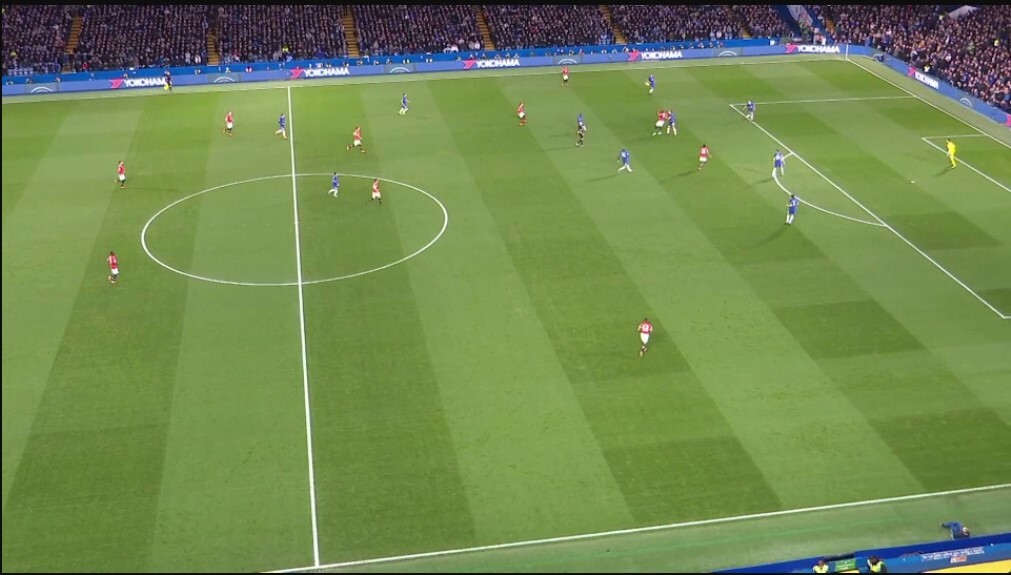
#> input picture test/FA CUP FIELD LINES IV.jpg, 1011 x 575 px
$ python court_detection.py
#> lines starting #> are read from the running program, lines starting #| are printed output that depends on the picture; after the words box and inside, x2 and y2 are one past the last pixel; in counts of white or black regions, pixels touching at a corner belong together

# import the necessary packages
import cv2
import numpy as np
import matplotlib.pyplot as plt

def show_image(msg, img):
    cv2.imshow(msg, img)
    while 1:
        k = cv2.waitKey(0)
        if k == 27:
            break
    cv2.destroyWindow(msg)

# read image from input arg
img = cv2.imread('FA CUP FIELD LINES IV.jpg')
#> img is the input picture: shape (575, 1011, 3); mean B, G, R 80.5, 136.8, 113.9

# convert to HSV image
hsv_img = cv2.cvtColor(img, cv2.COLOR_BGR2HSV)
#> hsv_img: shape (575, 1011, 3); mean H, S, V 54.1, 119.5, 141.4

# HARD CODED COURT COLOR :(
court_color = np.uint8([[[135,67,72]]])

hsv_court_color = cv2.cvtColor(court_color, cv2.COLOR_BGR2HSV)
hue = hsv_court_color[0][0][0]

# define range of blue color in HSV - Again HARD CODED! :(
lower_color = np.array([hue - 10,10,10])
upper_color = np.array([hue + 10,255,255])

# Threshold the HSV image to get only blue colors
mask = cv2.inRange(hsv_img, lower_color, upper_color)
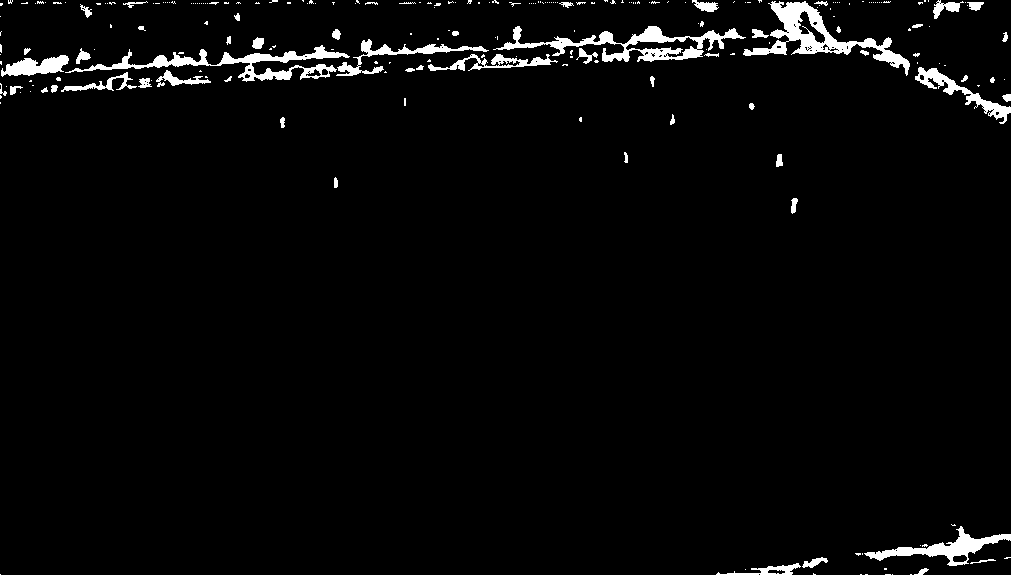
#> mask: shape (575, 1011); 3.1% white; 233 white regions (176 under 20 px), largest, box (x1, y1, x2, y2) and area: (743, 1, 910, 76) 2951, (493, 26, 746, 62) 2646, (65, 45, 350, 82) 2497

# Bitwise-AND mask and original image
res = cv2.bitwise_and(img,img, mask= mask)

# Show original image
plt.imshow(cv2.cvtColor(img, cv2.COLOR_BGR2RGB))
plt.title('Original Image')
plt.show()

# Show masked image
plt.imshow(mask, cmap='Greys')
plt.title('Mask')
# plt.savefig('output/mask.jpg')
plt.show()

gray = cv2.cvtColor(img,cv2.COLOR_BGR2GRAY)
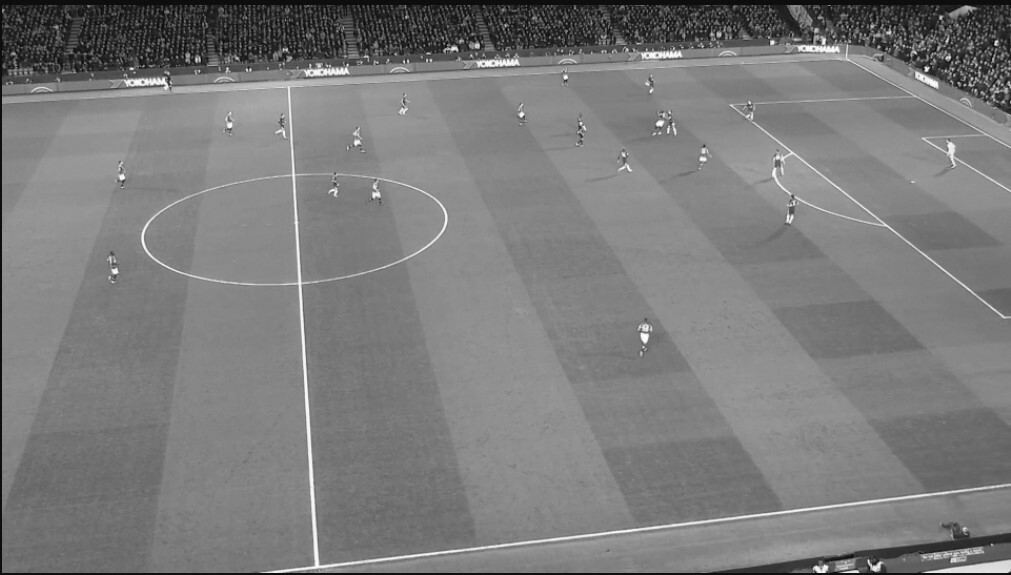
#> gray: shape (575, 1011); min 1, max 255, mean 123.6
plt.imshow(gray)
plt.title("Gray")
plt.show()

edges = cv2.Canny(gray, 50, 150, apertureSize = 3)
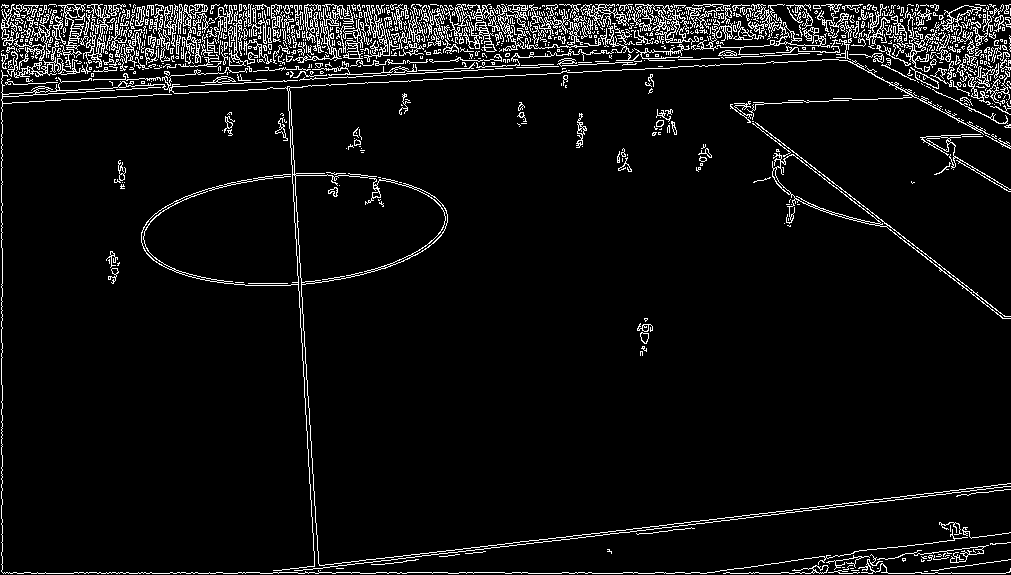
#> edges: shape (575, 1011); 6.2% white in thin lines or dots
plt.imshow(edges)
plt.title("Edges")
plt.show()

minLineLength = 100
maxLineGap = 5
lines = cv2.HoughLinesP(edges, 1, np.pi/180, 100, minLineLength, maxLineGap)
#> lines = 662 rows, first 6: [414, 73, 424, 73], [528, 573, 561, 573], [694, 5, 702, 5], [578, 572, 584, 572], [172, 86, 186, 86], [302, 86, 307, 86]
print(lines[0])
#| [[414  73 424  73]]
print(lines[1])
#| [[528 573 561 573]]
print(lines[2])
#| [[694   5 702   5]]
print(lines[3])
#| [[578 572 584 572]]

# Green color in BGR
LINE_COLOR = (255, 0, 0)

for x1, y1, x2, y2 in lines[0]:
    # cv2.line(image, start_point, end_point, color, thickness)
    cv2.line(img, (x1,y1), (x2,y2), LINE_COLOR, 55)
#> this loop made 1 pass
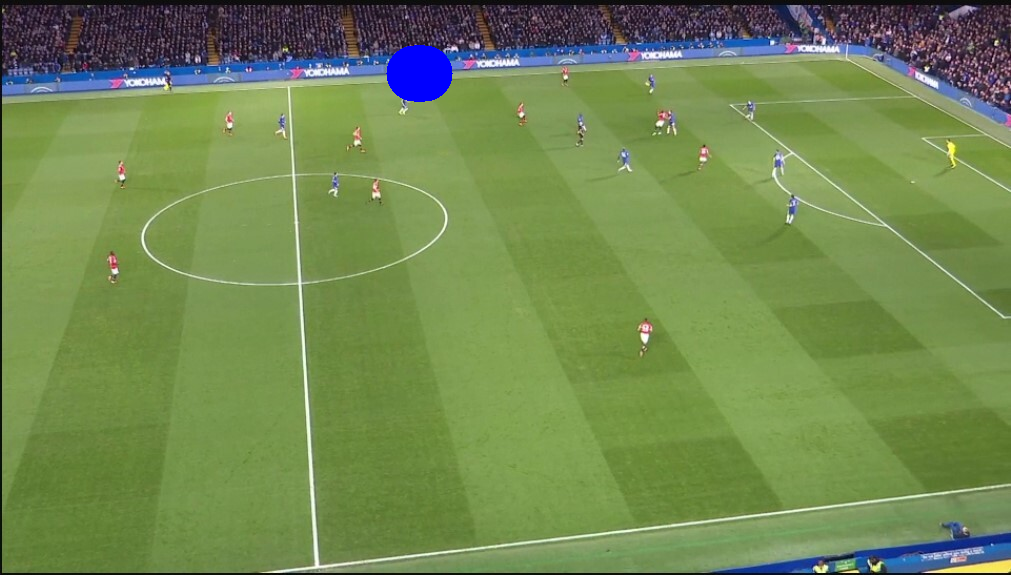
#> img: shape (575, 1011, 3); 0.52% of pixels changed, all inside (x1, y1, x2, y2) = (386, 45, 453, 102)

for x1, y1, x2, y2 in lines[1]:
    cv2.line(img, (x1,y1), (x2,y2), LINE_COLOR, 75)
#> this loop made 1 pass
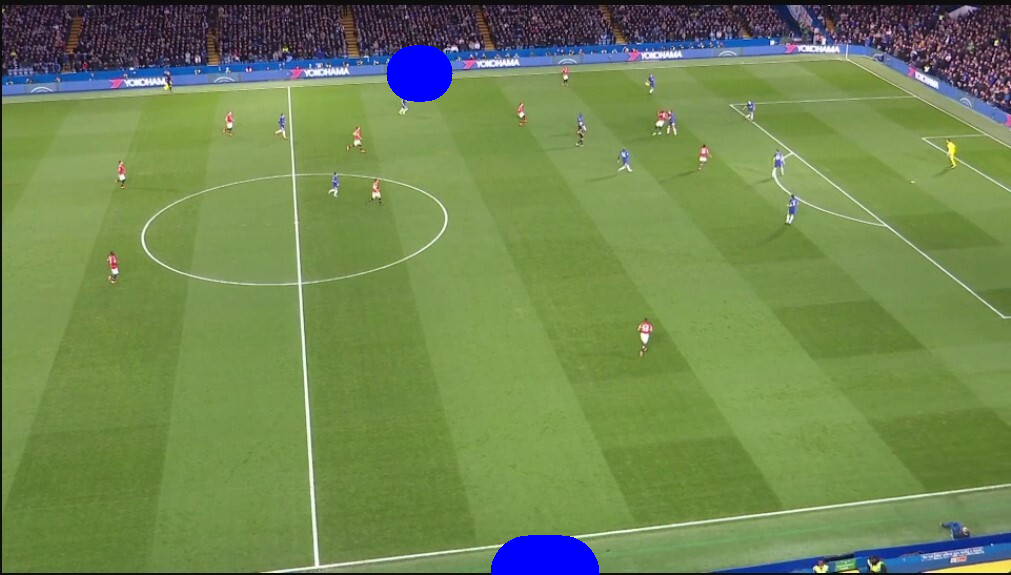
#> img: shape (575, 1011, 3); 0.63% of pixels changed, all inside (x1, y1, x2, y2) = (490, 535, 600, 575)

for x1, y1, x2, y2 in lines[2]:
    cv2.line(img, (x1,y1), (x2,y2), LINE_COLOR, 125)
#> this loop made 1 pass
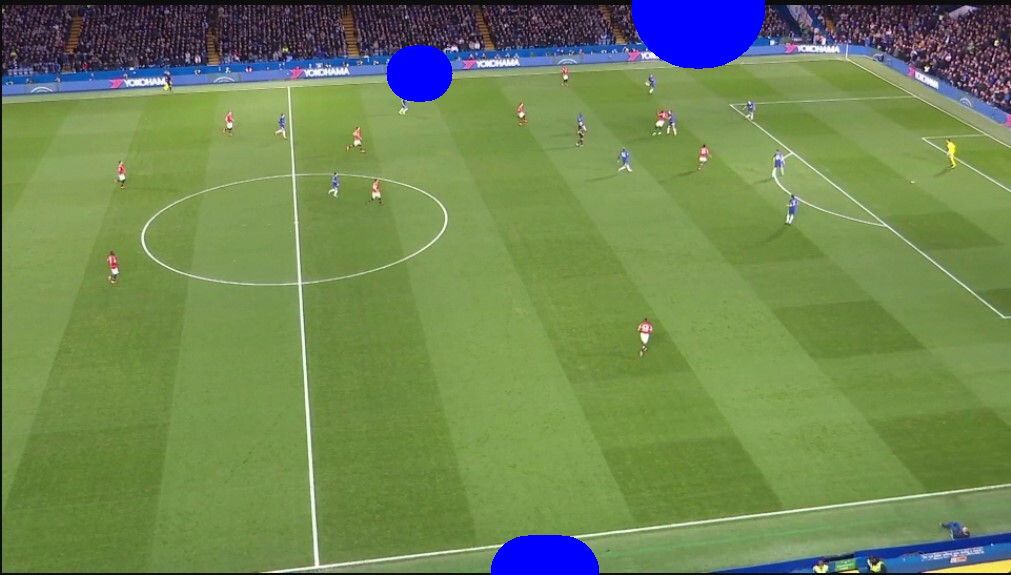
#> img: shape (575, 1011, 3); 1.28% of pixels changed, all inside (x1, y1, x2, y2) = (631, 0, 766, 69)

plt.imshow(img)
plt.title('Hough Lines')
plt.show()

# Erosion
kernel = np.ones((2,2),np.uint8)
erosions2 = cv2.erode(mask, kernel, iterations = 5)
#> erosions2: shape (575, 1011); 0.38% white; 77 white regions (57 under 20 px), largest, box (x1, y1, x2, y2) and area: (931, 539, 984, 558) 375, (11, 60, 68, 75) 348, (777, 7, 809, 41) 341
plt.imshow(erosions2)
plt.title('Erosions')
plt.show()

# Dilation
dilation = cv2.dilate(mask, kernel, iterations = 3)
#> dilation: shape (575, 1011); 5.8% white; 108 white regions (11 under 20 px), largest, box (x1, y1, x2, y2) and area: (0, 26, 749, 96) 16177, (743, 1, 913, 79) 4844, (855, 524, 1011, 569) 2519
plt.imshow(dilation)
plt.title('Dilation')
plt.show()

# Opening
opening = cv2.morphologyEx(mask, cv2.MORPH_OPEN, kernel)
#> opening: shape (575, 1011); 2.9% white; 152 white regions (76 under 20 px), largest, box (x1, y1, x2, y2) and area: (771, 2, 911, 76) 2561, (866, 527, 1011, 567) 1514, (218, 46, 350, 82) 1341
plt.imshow(opening)
plt.title('Opening')
plt.show()

# Closing
closing = cv2.morphologyEx(mask, cv2.MORPH_CLOSE, kernel)
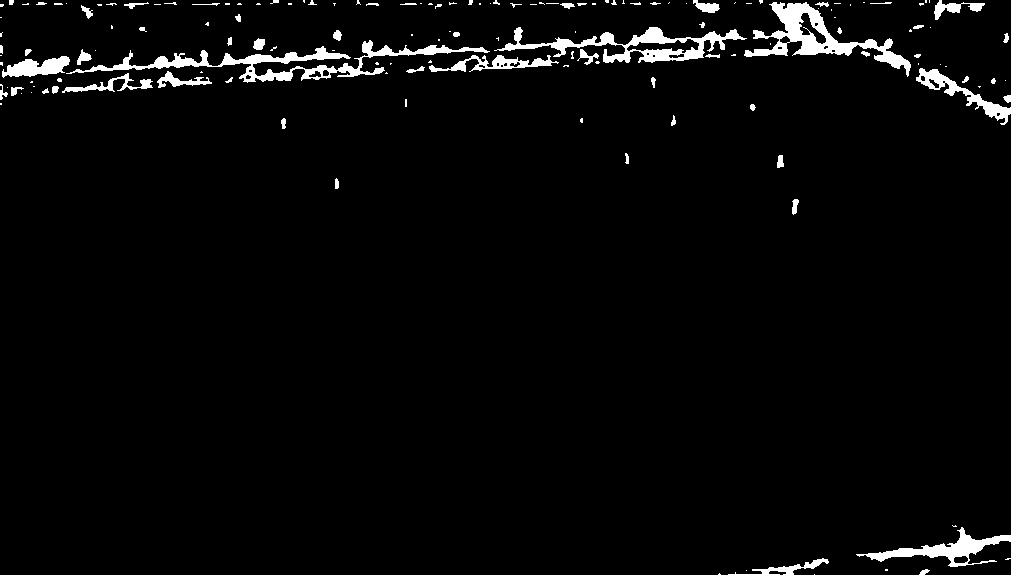
#> closing: shape (575, 1011); 3.2% white; 153 white regions (93 under 20 px), largest, box (x1, y1, x2, y2) and area: (66, 40, 490, 83) 3613, (744, 2, 911, 77) 3121, (494, 27, 747, 63) 2707
plt.imshow(closing)
plt.title('Closing')
plt.show()
